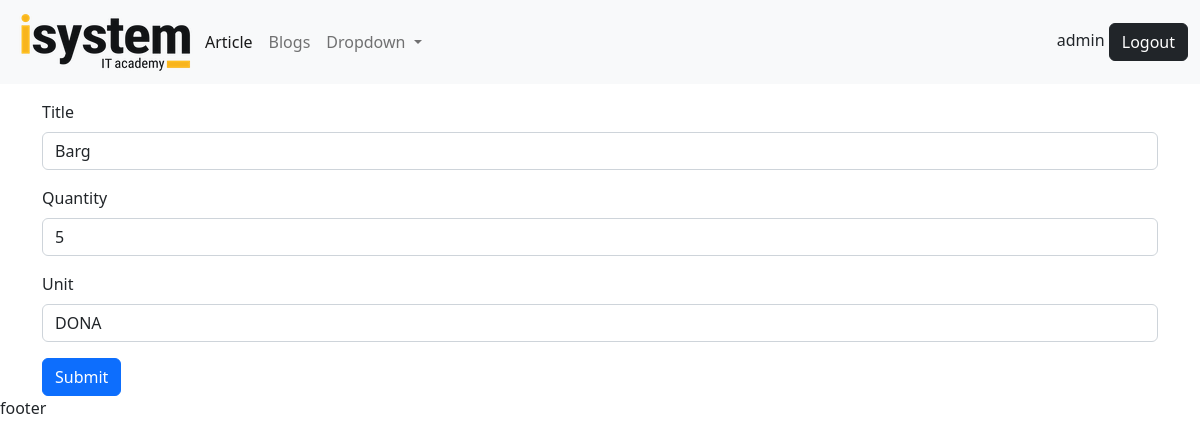
Page /recipes/choy/ing/update/8/ (signed in) on the committed database.
### recipes/models.py (models this page shows, shortened)
class RecipeIngredient(models.Model):
    UNIT = (
        (0, 'GRAMM'),
        (1, 'MILLILITR'),
        (2, 'DONA'),
    )
    recipe = models.ForeignKey(Recipe, on_delete=models.CASCADE, related_name='ingredients')
    title = models.CharField(max_length=221)
    quantity = models.IntegerField()
    unit = models.IntegerField(choices=UNIT)
    modified_date = models.DateTimeField(auto_now=True)
    created_date = models.DateTimeField(auto_now_add=True)

### recipes/views.py (the view)
# urls.py: path('<slug:recipe_slug>/ing/update/<int:pk>/', ing_update, name='ing_update'),
@login_required
def ing_update(request, recipe_slug, pk):
    obj = get_object_or_404(RecipeIngredient, id=pk)
    recipe = get_object_or_404(Recipe, slug=recipe_slug)
    if request.user != recipe.author:
        if not request.user.is_superuser:
            return HttpResponse("<h1>Hacking with html is funny</h1>")
    form = RecipeIngredientForm(instance=obj)
    if request.method == "POST":
        form = RecipeIngredientForm(data=request.POST, instance=obj)
        if form.is_valid():
            form.save()
            return redirect(reverse("recipes:detail", kwargs={"slug": recipe.slug}))
    ctx = {
        'form': form
    }
    return render(request, 'recipes/ing/update.html', ctx)

### recipes/forms.py
class RecipeIngredientForm(forms.ModelForm):
    class Meta:
        model = RecipeIngredient
        fields = '__all__'
        exclude = ['recipe']
    def __init__(self, *args, **kwargs):
        super(RecipeIngredientForm, self).__init__(*args, **kwargs)
        self.fields['title'].widget.attrs.update({
            'class': 'form-control',
            'placeholder': 'Ingredient..',
        })
        self.fields['quantity'].widget.attrs.update({
            'class': 'form-control',
        })
        self.fields['unit'].widget.attrs.update({
            'class': 'form-control',
        })

### templates/recipes/ing/update.html (shortened to what this page needs)
{%extends 'base.html'%}
{%block content%}
<form method="post">
    <div class="mb-3">
        <label for="exampleInputEmail1" class="form-label">Title</label>
        {{form.title}}
    </div>
    <div class="mb-3">
        <label for="exampleInputEmail12" class="form-label">Quantity</label>
        {{form.quantity}}
    </div>
    <div class="mb-3">
        <label for="exampleInputEmail13" class="form-label">Unit</label>
        {{form.unit}}
    </div>
    <button class="btn btn-primary" type="submit">Submit</button>
</form>
{%endblock%}

### templates/nav.html (shortened to what this page needs)
{%load static%}
<nav class="navbar navbar-expand-lg bg-light">
  <div class="container-fluid">
    <a href="{%url 'articles:list'%}">
        <img src="{%static 'image/logo.png'%}" alt="">
    </a>
    <div class="collapse navbar-collapse" id="navbarNavAltMarkup">
      <div class="navbar-nav">
        <a class="nav-link active" href="{%url 'articles:list'%}">Article</a>
        <a class="nav-link" href="{%url 'blogs:list'%}">Blogs</a>
        <li class="nav-item dropdown">
          <a class="nav-link dropdown-toggle" href="#" role="button" data-bs-toggle="dropdown" aria-expanded="false">
            Dropdown
          </a>
        </li>
      </div>
    </div>
    <div class="profile">
      {%if request.user.is_authenticated%}
        <span>{{request.user}}</span>
        <span><a href="{%url 'account:logout'%}"><button class="btn btn-dark">Logout</button></a></span>
      {%else%}
        <span><a href="{%url 'account:login'%}"><button class="btn btn-dark">Login</button></a></span>
      {%endif%}
    </div>
  </div>
</nav>

### rows in the picture
RecipeIngredient: title "Barg", quantity "5", unit "DONA"

### other values in the picture
{{ request.user }} "admin"
